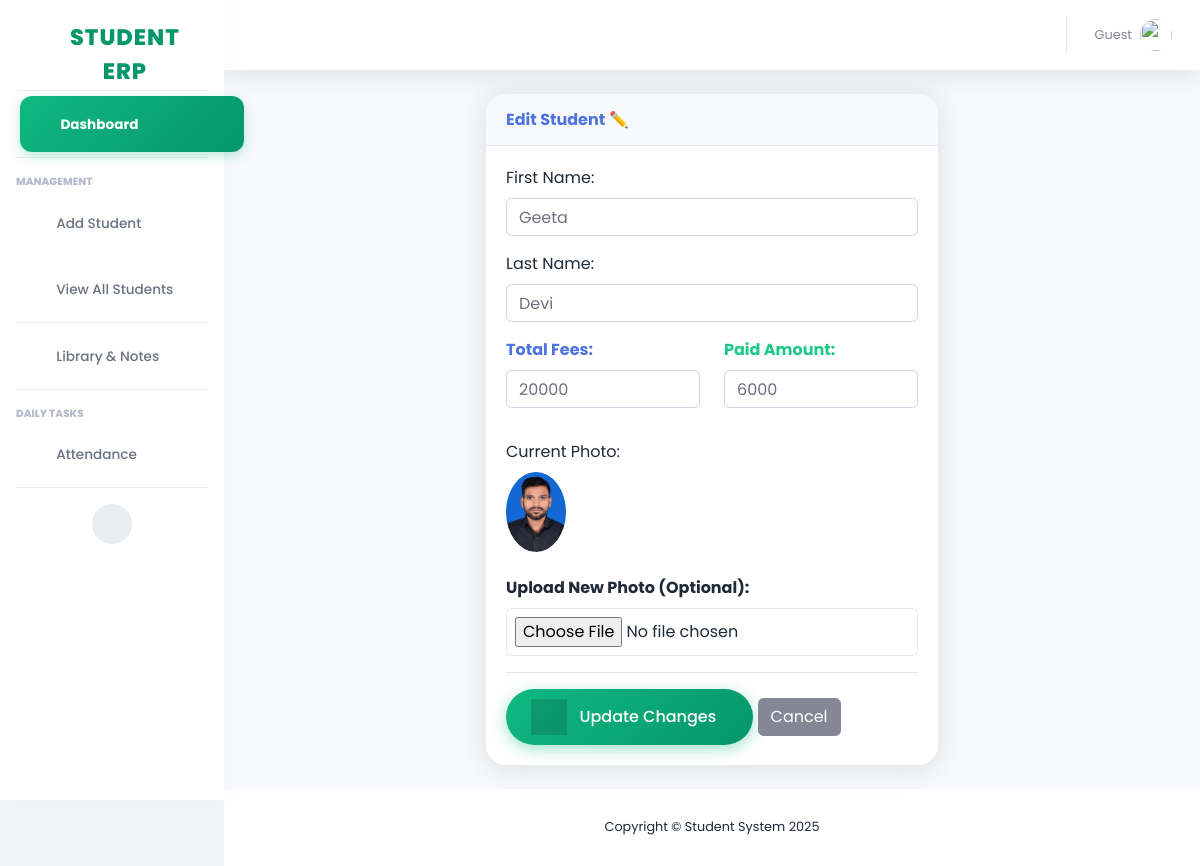
The page /update/8 on the database its author committed.
### members/models.py (models this page shows, shortened)
class Member(models.Model):
  firstname = models.CharField(max_length=255)
  lastname = models.CharField(max_length=255)
  phone = models.IntegerField(null=True)
  joined_date = models.DateField(null=True)
  profile_pic = models.ImageField(null=True, blank=True, upload_to="images/")
  fee_total = models.IntegerField(default=0)  # Total fees (e.g. 20000)
  fee_paid = models.IntegerField(default=0)   # Ab tak kitni di hai (e.g. 5000)

### members/views.py (the view)
# urls.py: path('update/<int:id>', views.update, name='update'),
def update(request, id):
  mymember = Member.objects.get(id=id)
  template = loader.get_template('update.html')
  context = {
    'mymember': mymember,
  }
  return HttpResponse(template.render(context, request))

### members/templates/update.html (shortened to what this page needs)
{% extends "master.html" %}
{% block content %}
<div class="row justify-content-center">
    <div class="col-lg-6">
        <div class="card shadow mb-4">
            <div class="card-header py-3">
                <h6 class="m-0 font-weight-bold text-primary">Edit Student ✏️</h6>
            </div>
            <div class="card-body">
                <form action="/updaterecord/{{ mymember.id }}" method="post" enctype="multipart/form-data">
                    <div class="form-group">
                        <label>First Name:</label>
                        <input name="first" value="{{ mymember.firstname }}" class="form-control" required>
                    </div>
                    <div class="form-group">
                        <label>Last Name:</label>
                        <input name="last" value="{{ mymember.lastname }}" class="form-control" required>
                    </div>
                    <div class="row">
                        <div class="col-md-6">
                            <div class="form-group">
                                <label class="text-primary font-weight-bold">Total Fees:</label>
                                <input type="number" name="fee_total" value="{{ mymember.fee_total }}" class="form-control">
                            </div>
                        </div>
                        <div class="col-md-6">
                            <div class="form-group">
                                <label class="text-success font-weight-bold">Paid Amount:</label>
                                <input type="number" name="fee_paid" value="{{ mymember.fee_paid }}" class="form-control">
                            </div>
                        </div>
                    </div>
                    <div class="form-group mt-3">
                        <label>Current Photo:</label><br>
                        {% if mymember.profile_pic %}
                            <img src="/media/{{ mymember.profile_pic }}" width="60" style="border-radius:50%;">
                        {% else %}
                            <span>No Image</span>
                        {% endif %}
                        <br><br>
                        <label class="font-weight-bold">Upload New Photo (Optional):</label>
                        <input type="file" name="file" class="form-control-file border p-2 rounded">
                    </div>
                    <hr>
                    <button type="submit" class="btn btn-primary btn-icon-split">
                        <span class="icon text-white-50"><i class="fas fa-save"></i></span>
                        <span class="text">Update Changes</span>
                    </button>
                    <a href="/" class="btn btn-secondary">Cancel</a>
                </form>
            </div>
        </div>
    </div>
</div>
{% endblock %}

### members/templates/master.html (style rules this page uses)
body { font-family: 'Poppins', sans-serif !important; background-color: #f3f4f6; background-image: radial-gradient(at 0% 0%, rgba(16, 185, 129, 0.1) 0px, transparent 50%), radial-gradient(at 100% 0%, rgba(59, 130, 246, 0.1) 0px, transparent 50%); background-attachment: fixed; color: #1f2937; }
.card { background: #ffffff; border: none; border-radius: 20px; box-shadow: 0 10px 30px -5px rgba(0, 0, 0, 0.05); transition: transform 0.2s; overflow: hidden; }
.card::after { content: ''; position: absolute; top: 0; left: 0; width: 100%; height: 4px; background: linear-gradient(90deg, #10b981, #3b82f6); opacity: 0; transition: opacity 0.3s; }
.btn-primary { background: linear-gradient(135deg, #10b981 0%, #059669 100%); border: none; border-radius: 50px; padding: 10px 25px; font-weight: 500; box-shadow: 0 4px 15px rgba(16, 185, 129, 0.4); transition: all 0.3s; }

### rows shown on the page
Member: first "Geeta", last "Devi", fee_total "20000", fee_paid "6000", profile_pic (picture)
